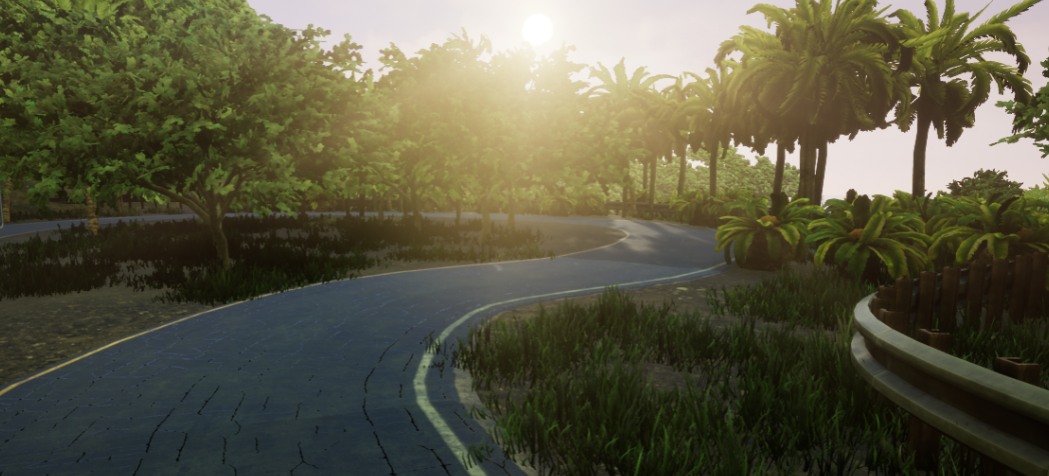
#> input picture Deliverables/Senior Design Project (MDCS)/MDCS Simulation Environment (Brenden Martins)/Blocks/Plugins/AirSim/Content/HUDAssets/LoadingImages/Coastline2.PNG, 1049 x 476 px
$ python -i object_detector.py   (imports and definitions only)
#> lines starting #> are read from the running program, lines starting #| are printed output that depends on the picture; after the words box and inside, x2 and y2 are one past the last pixel; in counts of white or black regions, pixels touching at a corner belong together
import cv2
import numpy as np
import math

class ObjectDetector:
    def __init__(self, min_contour_area=300):
        self.min_contour_area = min_contour_area
        self.target_position_3d = None

    def detect_objects(self, rgb_image, depth_image=None):
        # Process RGB image for initial detection
        gray = cv2.cvtColor(rgb_image, cv2.COLOR_RGB2GRAY)
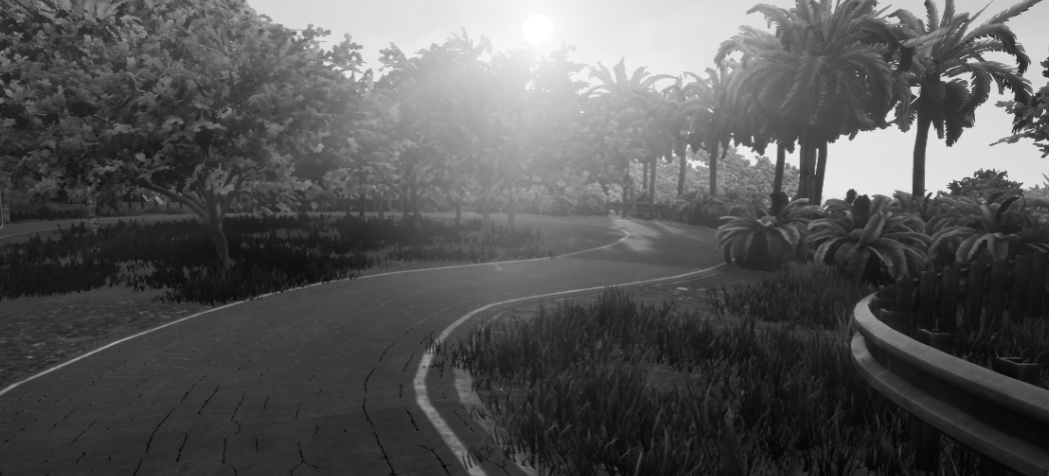
#> gray: shape (476, 1049); min 4, max 255, mean 86
        blurred = cv2.GaussianBlur(gray, (5, 5), 0)
        _, threshold = cv2.threshold(blurred, 100, 255, cv2.THRESH_BINARY)
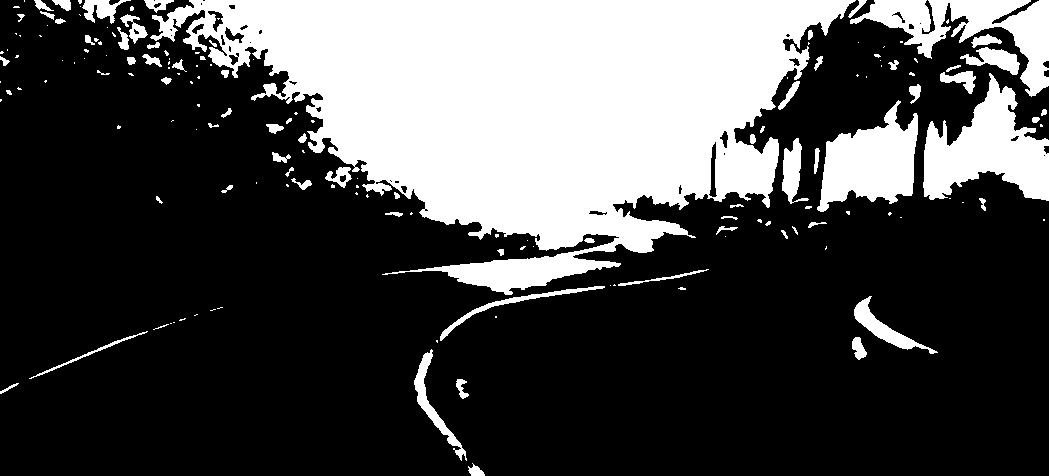
#> threshold: shape (476, 1049); 29.1% white; 167 white regions (94 under 20 px)
        contours, _ = cv2.findContours(threshold, cv2.RETR_EXTERNAL, cv2.CHAIN_APPROX_SIMPLE)
#> contours = 166 contours, 109 with area under 20; largest, box (x1, y1, x2, y2) and area: (150, 0, 856, 295) 111168, (923, 73, 1049, 201) 8182, (850, 0, 1049, 97) 6650, (817, 100, 918, 212) 6293, (854, 296, 938, 354) 1010

        detected_objects = []
        annotated_image = rgb_image.copy()

        for contour in contours:
            if cv2.contourArea(contour) > self.min_contour_area:
                M = cv2.moments(contour)
                if M["m00"] != 0:
                    cx = int(M["m10"] / M["m00"])
                    cy = int(M["m01"] / M["m00"])

                    # Calculate depth if available
                    depth = None
                    if depth_image is not None:
                        # Extract a small region around the center point to get better depth estimate
                        region_size = 5
                        x_start = max(0, cx - region_size)
                        x_end = min(depth_image.shape[1], cx + region_size)
                        y_start = max(0, cy - region_size)
                        y_end = min(depth_image.shape[0], cy + region_size)

                        depth_region = depth_image[y_start:y_end, x_start:x_end]
                        # Filter out infinite values and get median
                        valid_depths = depth_region[~np.isinf(depth_region)]
                        if len(valid_depths) > 0:
                            depth = np.median(valid_depths)

                    # Draw the contour and centroid
                    cv2.drawContours(annotated_image, [contour], -1, (0, 255, 0), 2)
                    cv2.circle(annotated_image, (cx, cy), 7, (0, 0, 255), -1)

                    # Add depth text if available
                    if depth is not None:
                        depth_text = f"{depth:.2f}m"
                        cv2.putText(annotated_image, depth_text, (cx + 10, cy),
                                    cv2.FONT_HERSHEY_SIMPLEX, 0.5, (255, 255, 255), 1)

                    # Store object data
                    object_data = {
                        "center": (cx, cy),
                        "area": cv2.contourArea(contour),
                        "contour": contour,
                        "depth": depth
                    }
                    detected_objects.append(object_data)
#> this loop made 166 passes
#> (cx, cy) on passes 4, 16, 18, 64, 81, 95, 99, 130, 158, 160, 162: (432, 403), (882, 327), (509, 305), (791, 170), (870, 162), (987, 150), (960, 79), (995, 59), (973, 26), (530, 104), (100, 8)
#> contour on passes 5, 9, 10, 12, 19, 20: [[436, 340], [436, 341], [437, 342], [437, 340]], [[170, 323], [171, 323]], [[173, 322], [174, 322]], [[495, 316], [495, 317], [496, 317], [496, 316]], [[610, 285]], [[614, 284], [613, 285], [615, 285]]
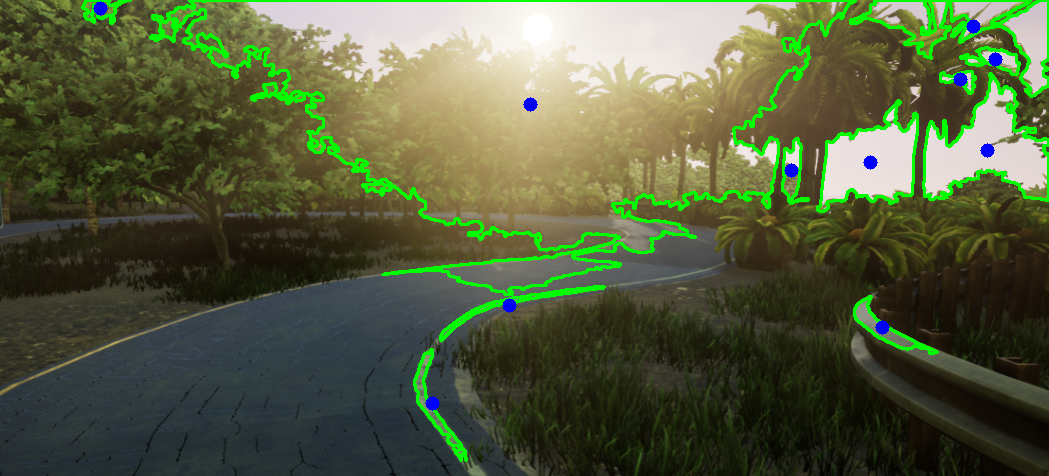
#> annotated_image: shape (476, 1049, 3); mean R, G, B 83.9, 93.7, 62.5
#> after the loop, detected_objects = 11 items

        return detected_objects, annotated_image

    # [75 lines left out: functions find_nearest_object, pixel_to_world, not called in this run]

>>> import cv2
>>> picture = cv2.cvtColor(cv2.imread('../MDCS Simulation Environment (Brenden Martins)/Blocks/Plugins/AirSim/Content/HUDAssets/LoadingImages/Coastline2.PNG'), cv2.COLOR_BGR2RGB)
>>> result = ObjectDetector().detect_objects(picture)
